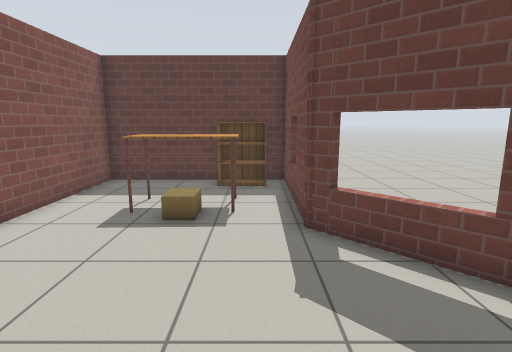
[1] (above)

16 first-person views from a walk through a world built for the Gazebo simulator. The camera is 1.2 m above the floor, tilts 10° down and sees 80° across. The floor is counted in squares, 0.5 m on a side. Each view is taken from the middle of a square. On the plan, view 1 faces up. The plan holds only what a view shows up to about 19 squares ahead; the rest is blank. Simple patterns stand in for the simulator's built-in surfaces.

[2]
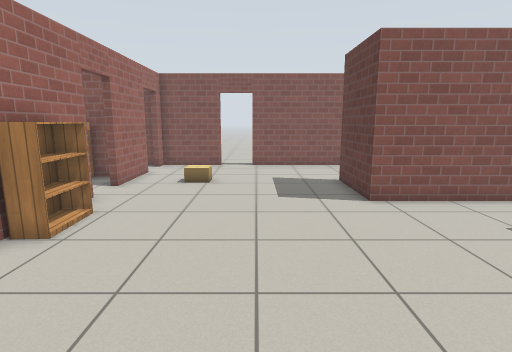

[3]
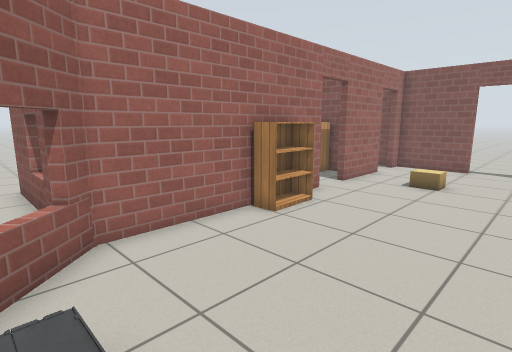

[4]
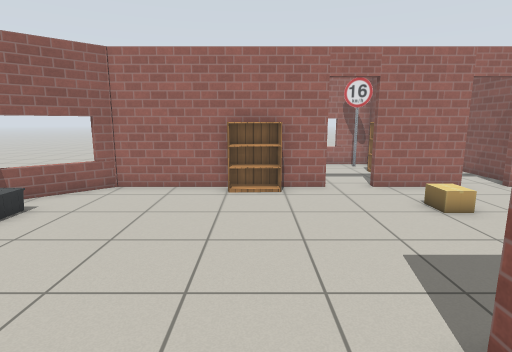

[5]
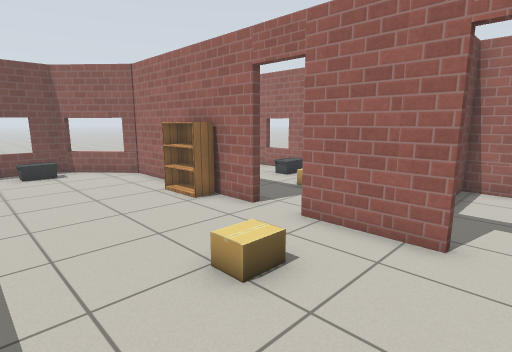

[6]
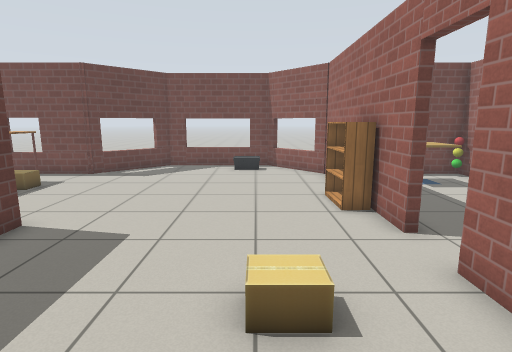

[7]
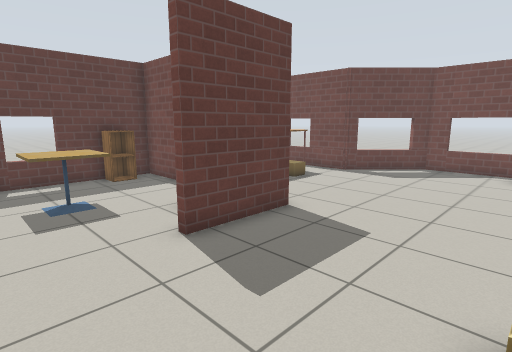

[8]
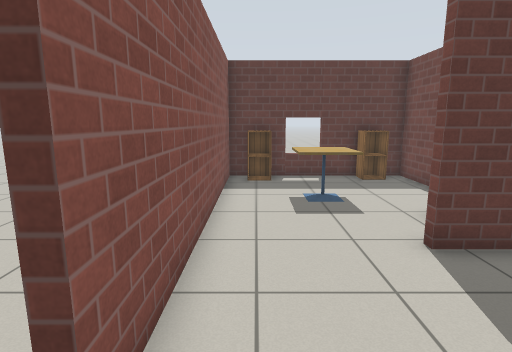

[9]
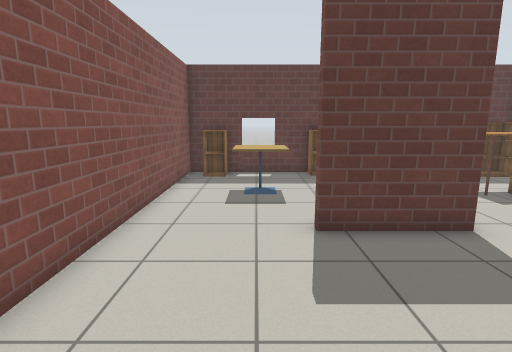

[10]
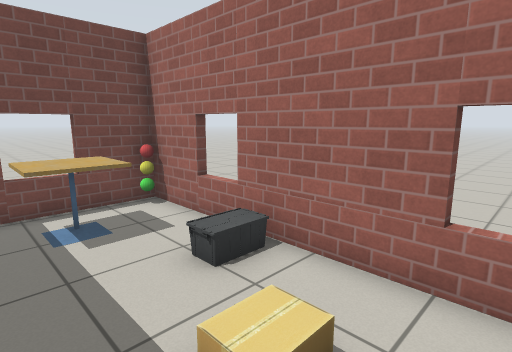

[11]
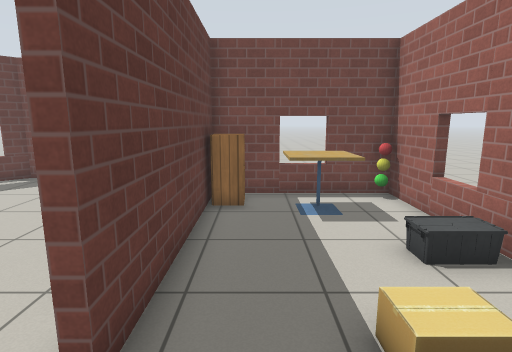

[12]
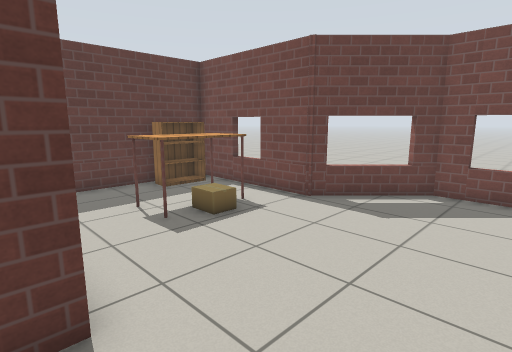

[13]
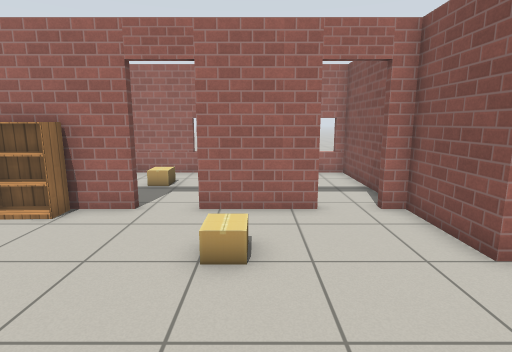

[14]
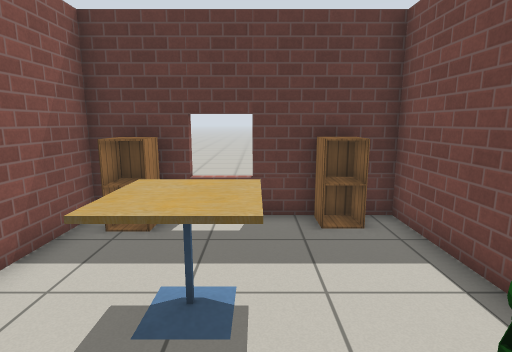

[15]
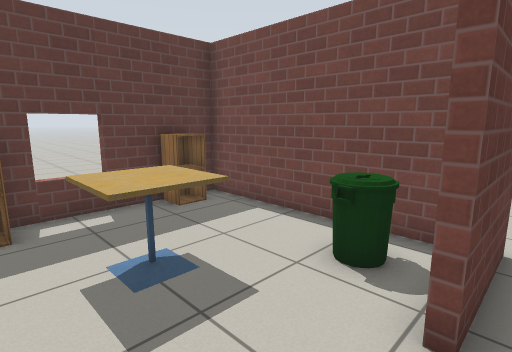

[16]
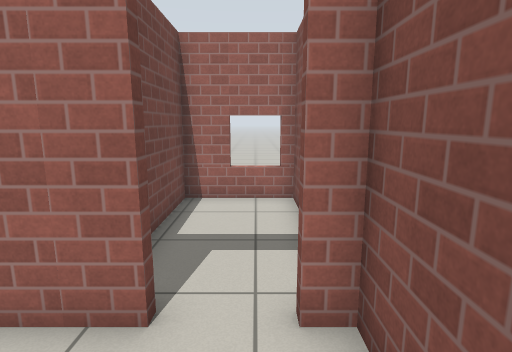

### Floor plan
Key: @ floor where view 1 was taken; # wall or solid block; . floor; D open door; = window, fence, low wall or low ledge; B bookshelf; T table; C cardboard box; S speed sign; A cafe table; L traffic light; I cabinet; N bin; O other object.
Columns run from 16 left of view 1 to 6 right of it. Each row starts with its distance up from view 1.
 14                     ...
 13   ###=############  ...
 12   #I....I.#....BB# ....
 11   #.......#......# ....
 10   #.......#......=  ...
  9   #.AAA...#..TTT.#   ..
  8   #.AAA...#..TCT.#
  7   #.....N.#......#
  6   #.....N.#......
  5   #....####.......
  4   #................ #
  3   #.................#
  2   #.................=
  1   #.................=
  0 ..D.............@..O=
 -1 ..D...CC...........O#
 -2   #....C...........##
 -3   #...............#=
 -4   #DD...DD##B#...##
 -5   #DD###DD#..###I#
 -6   #...B..........#
 -7   #...B........AA#.
 -8   #..#B...C....AA=.
 -9   #..#......O....#.
-10   #..#.S....O....L.
-11   #=####=#####=###.
-12                  ..

Where each view was taken, in squares from view 1:
view 1: 0 up, 0 right, facing up
view 2: 1 up, 3 right, facing left
view 3: 2 up, 3 right, facing down-left
view 4: 7 up, 4 left, facing down
view 5: 2 up, 13 left, facing down-right
view 6: 1 down, 13 left, facing right
view 7: 1 down, 13 left, facing up-right
view 8: 1 down, 13 left, facing up
view 9: 2 down, 11 left, facing up
view 10: 6 down, 8 left, facing down-right
view 11: 6 down, 9 left, facing right
view 12: 1 up, 7 left, facing up-right
view 13: 4 up, 10 left, facing down
view 14: 5 up, 10 left, facing up
view 15: 4 up, 13 left, facing up-right
view 16: 1 down, 13 left, facing down
